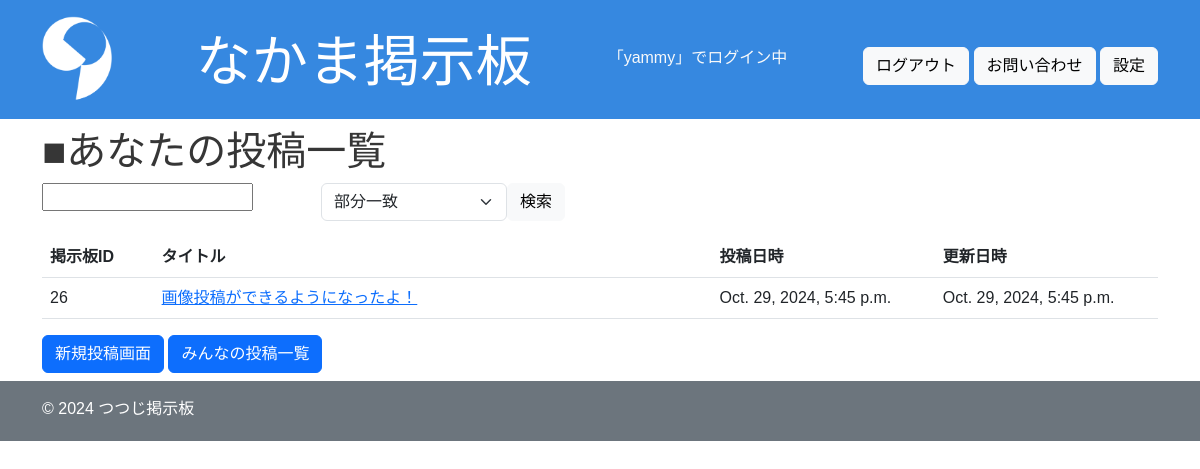
/my_board/ (signed in), run on an earlier commit of the app's database.
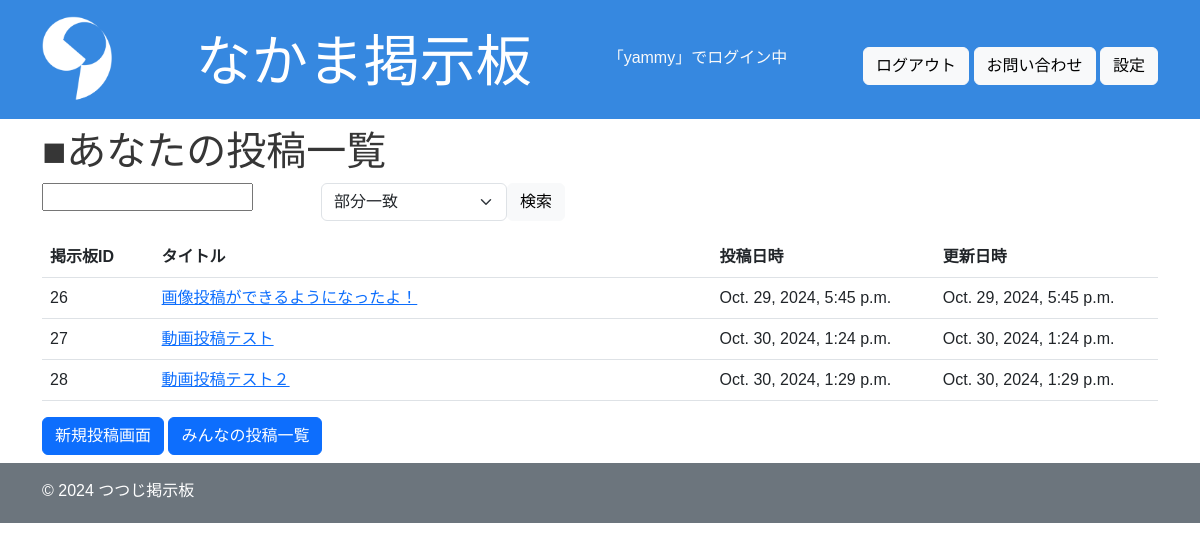
And on a later commit of the database.
### app/models.py (models this page shows, shortened)
class Board(models.Model):
    title = models.CharField(max_length=200)
    content = models.TextField()
    image = models.ImageField(upload_to='images/', blank=True, null=True)
    video = models.FileField(upload_to='videos/', blank=True, null=True)
    user = models.ForeignKey(User, on_delete=models.CASCADE, related_name="boards", null=True)
    created_at = models.DateTimeField(auto_now_add=True)
    updated_at = models.DateTimeField(auto_now=True)

### app/views.py (the view)
# urls.py: path("my_board/", login_required(views.my_boards), name = "my_boards" ),
@login_required
def my_boards(request):
    user = request.user
    boards = user.boards.all()
    return render(request, "my_boards.html", {"boards": boards})

### templates/my_boards.html (shortened to what this page needs)
{% extends "base.html" %}
{% load static %}
{% block content %}
<body class="dark">
    <section>
    <h1>■あなたの投稿一覧</h1>
    <form method="gGET" action="{% url 'app:search' %}" class="d-flex flex-row mb-3">
    <div class="col-md-3">
        <input type="text" name="query" id="id_query" pleceholder="検索">
    </div>
    <div class="col-md-2">
        <select name="search_type" class="form-select">
            <option value="partial">部分一致</option>
        </select>
    </div>
    <div class="col-md-1">
        <button type="submit" class="btn btn-light">検索</button>
        </div>
    </form>
    <table class="table">
        <colgroup>
            <col style="width: 10%;">
            <col style="width: 50%;">
            <col style="width: 20%;">
            <col style="width: 20%;">
        </colgroup>
        <thead>
            <tr>
                <th scope="col">掲示板ID</th>
                <th scope="col">タイトル</th>
                <th scope="col">投稿日時</th>
                <th scope="col">更新日時</th>
            </tr>
        </thead>
        <tbody>
            {% for board in boards %}
            <tr>
                <td scope="col">{{ board.id }}</td>
                <td scope="col"><a href="{% url 'app:show' pk=board.id %}">{{ board.title }}</td>
                <td scope="col">{{ board.created_at }}</td>
                <td scope="col">{{ board.updated_at }}</td>
                </tr>
            {% endfor %}
        </tbody>
        </table>
        <a href="{% url 'app:new' %}" class="btn btn-primary">新規投稿画面</a>
        <a href="{% url 'app:index' %}" class="btn btn-primary">みんなの投稿一覧</a>
    </section>
    </body>
{% endblock %}

What changed in the data, as far as the page shows it:
added Board: id "27", title "動画投稿テスト", created_at "Oct. 30, 2024, 1:24 p.m.", updated_at "Oct. 30, 2024, 1:24 p.m."
added Board: id "28", title "動画投稿テスト２", created_at "Oct. 30, 2024, 1:29 p.m.", updated_at "Oct. 30, 2024, 1:29 p.m."
